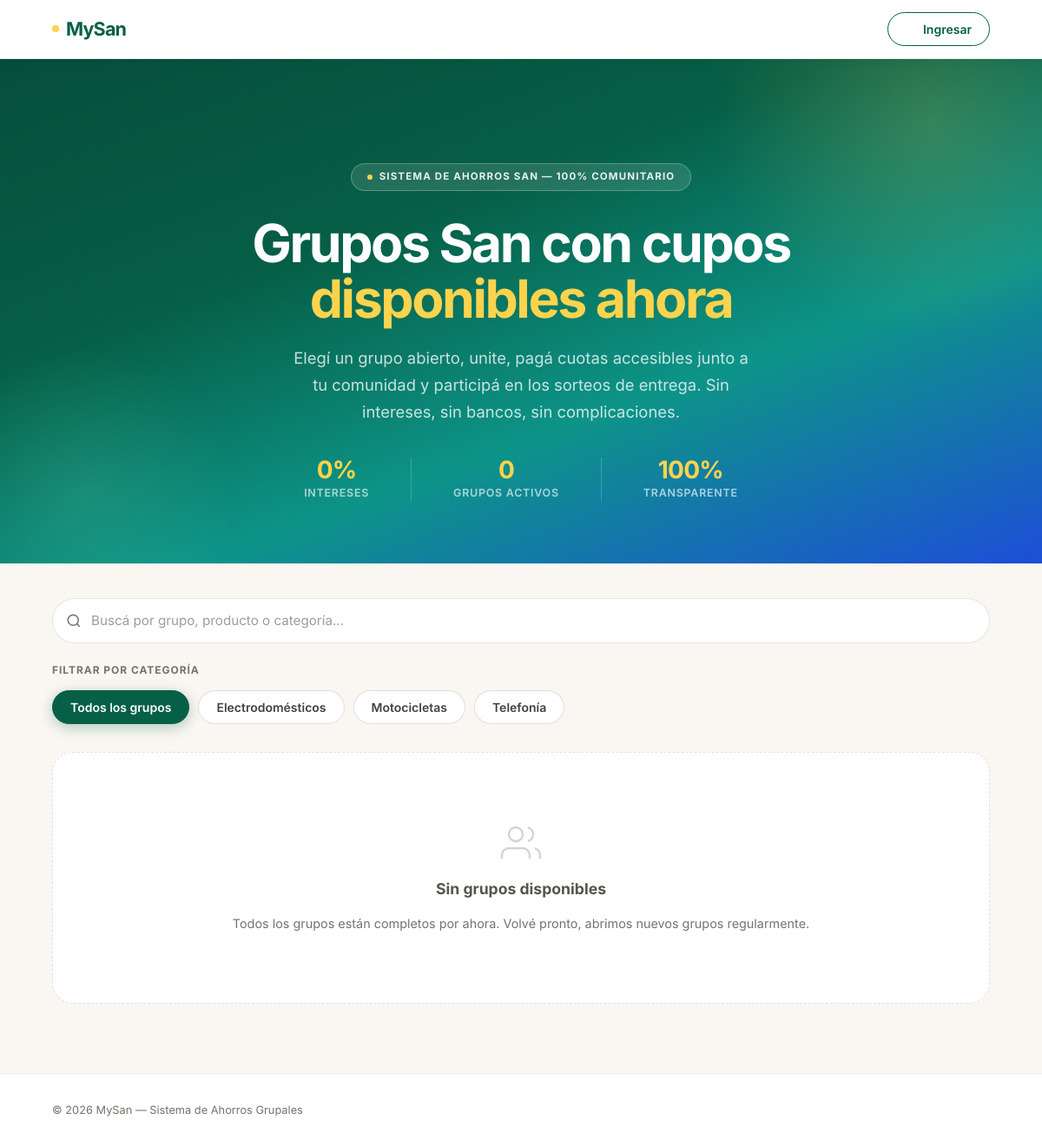
/catalogo.php, run on the app's committed database.
### tables this page shows
CREATE TABLE `categorias` (
  `id` int NOT NULL AUTO_INCREMENT,
  `nombre` varchar(50) NOT NULL,
  `descripcion` text,
  `color` varchar(20) DEFAULT NULL,
  PRIMARY KEY (`id`)
);

### catalogo.php (the view, shortened to what this page needs)
<?php
require_once 'config/database.php';
$stmt = $pdo->query("
    SELECT
        gs.*,
        p.nombre       as producto_nombre,
        p.marca        as producto_marca,
        p.modelo       as producto_modelo,
        p.valor_total  as producto_valor,
        p.imagen       as producto_imagen,
        c.id           as categoria_id,
        c.nombre       as categoria_nombre,
        c.color        as categoria_color
    FROM grupos_san gs
    JOIN productos p    ON gs.producto_id = p.id
    JOIN categorias c   ON p.categoria_id = c.id
    WHERE gs.estado = 'abierto'
      AND gs.cupos_ocupados < gs.cupos_totales
    ORDER BY gs.created_at DESC
");
$grupos = $stmt->fetchAll(PDO::FETCH_ASSOC);
$stmtCat = $pdo->query("SELECT * FROM categorias ORDER BY nombre ASC");
$categorias = $stmtCat->fetchAll(PDO::FETCH_ASSOC);
?>
<!DOCTYPE html>
<html lang="es">
<head>
    <link rel="stylesheet" href="assets/fonts/inter.css">
    <link rel="stylesheet" href="assets/css/reset.css">
</head>
<body>
    <nav class="nav">
        <a href="catalogo.php" class="nav-logo">
            <span class="nav-logo-dot"></span>
            MySan
        </a>
        <a href="login.php" class="nav-pill">
            <svg><use href="#icon-log-in"></use></svg>
            Ingresar
        </a>
    </nav>
    <section class="hero">
        <div class="hero-inner">
            <div class="hero-badge">
                <span class="hero-badge-dot"></span>
                Sistema de ahorros San — 100% comunitario
            </div>
            <h1 class="hero-title">
                Grupos San con cupos<br>
                <span class="highlight">disponibles ahora</span>
            </h1>
            <p class="hero-sub">
                Elegí un grupo abierto, unite, pagá cuotas accesibles junto a tu comunidad y participá en los sorteos de entrega. Sin intereses, sin bancos, sin complicaciones.
            </p>
            <div class="hero-stats">
                <div class="stat-item">
                    <div class="stat-num">0%</div>
                    <div class="stat-label">Intereses</div>
                </div>
                <div class="stat-item">
                    <div class="stat-num"><?php echo count($grupos); ?></div>
                    <div class="stat-label">Grupos activos</div>
                </div>
                <div class="stat-item">
                    <div class="stat-num">100%</div>
                    <div class="stat-label">Transparente</div>
                </div>
            </div>
        </div>
    </section>
    <div class="filter-section">
        <div class="search-bar">
            <input type="text" class="search-input" id="searchInput"
                   placeholder="Buscá por grupo, producto o categoría..."
                   autocomplete="off" spellcheck="false">
        </div>
        <p class="filter-label">Filtrar por categoría</p>
        <div class="filter-chips" id="filterChips">
            <button class="chip active" data-filter="all">Todos los grupos</button>
            <?php foreach ($categorias as $cat): ?>
                <button class="chip" data-filter="<?php echo $cat['id']; ?>">
                    <?php echo htmlspecialchars($cat['nombre']); ?>
                </button>
            <?php endforeach; ?>
        </div>
    </div>
    <section class="catalog-section">
        <div class="catalog-grid" id="catalogGrid">
            <?php if (empty($grupos)): ?>
                <div class="empty-state">
                    <svg style="width:48px;height:48px;stroke:currentColor;fill:none;stroke-width:1.2;opacity:.3;"><use href="#icon-users"></use></svg>
                    <h3 style="font-size:1.1rem;font-weight:700;color:#57534E;">Sin grupos disponibles</h3>
                    <p style="font-size:.9rem;">Todos los grupos están completos por ahora. Volvé pronto, abrimos nuevos grupos regularmente.</p>
                </div>
            <?php endif; ?>
        </div>
    </section>
    <footer class="footer">
        <p>&copy; <?php echo date('Y'); ?> MySan — Sistema de Ahorros Grupales</p>
    </footer>
</body>
</html>

### data on the page
categorias: nombre "Electrodomésticos"
categorias: nombre "Motocicletas"
categorias: nombre "Telefonía"

### other printed values
count($grupos) "0"
